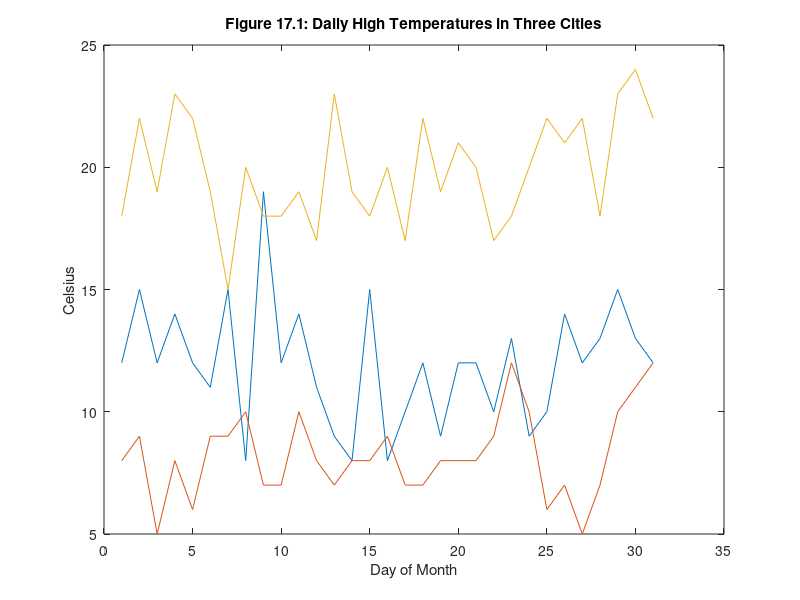

Write the MATLAB code that produced this figure.
%(MM1701.m plot)
temps =[12  8  18
  15  9  22
  12  5  19
  14  8  23
  12  6  22
  11  9  19
  15  9  15
  8  10  20
  19  7  18
  12  7  18
  14  10  19
  11  8  17
  9  7  23
  8  8  19
  15  8  18
  8  9  20
  10  7  17
  12  7  22
  9  8  19
  12  8  21
  12  8  20
  10  9  17
  13  12  18
  9  10  20
  10  6  22
  14  7  21
  12  5  22
  13  7  18
  15  10  23
  13  11  24
  12  12  22];
d = 1:31;   % number the days of the month
plot(d,temps)

xlabel('Day of Month'), ylabel('Celsius')
title('Figure 17.1: Daily High Temperatures in Three Cities')
